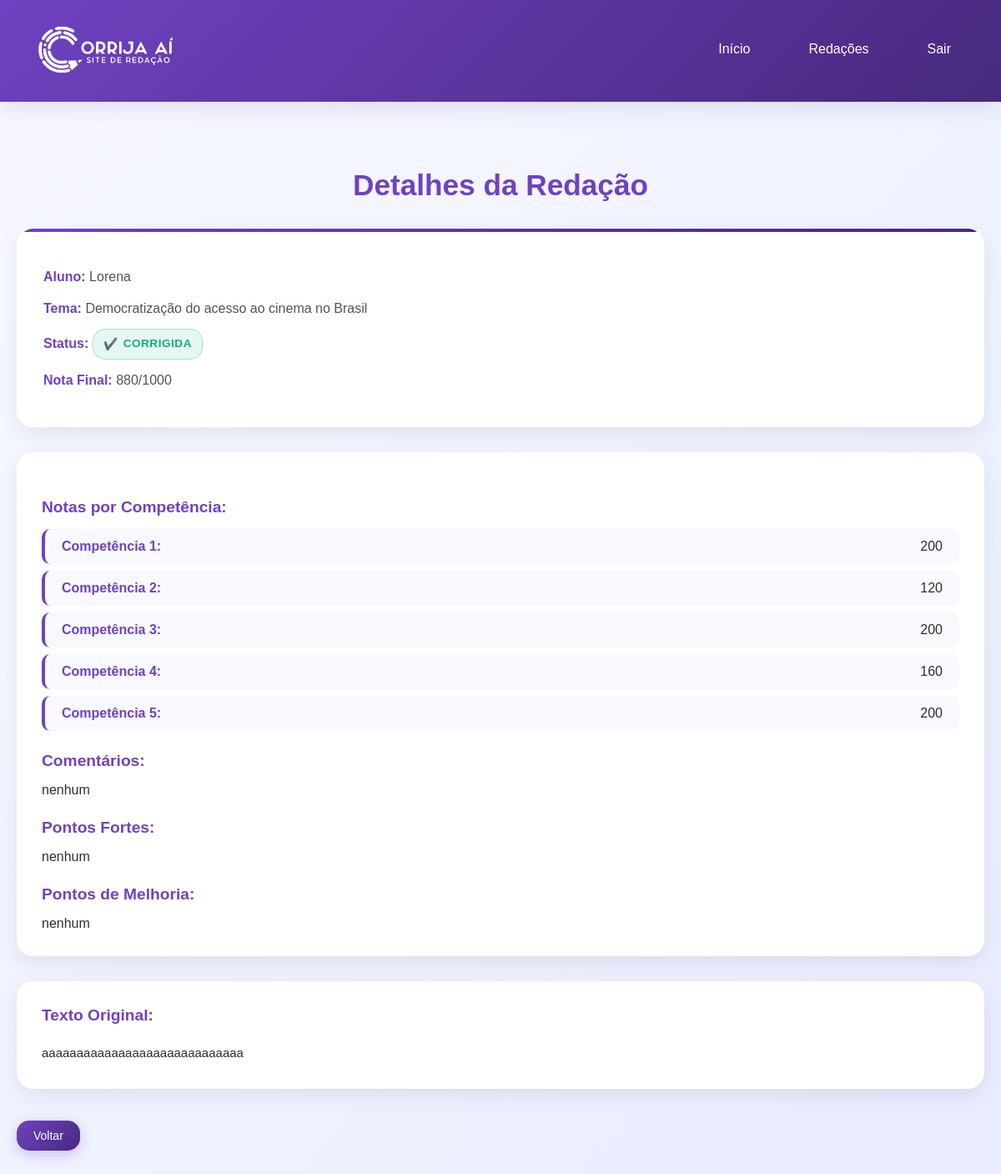
The app's page /admin/ver_redacao.php?id=redacao_68d42816920429.36054170 (signed in) with its own data.
### tables this page shows
CREATE TABLE IF NOT EXISTS `redacoes` (
  `id` varchar(255) NOT NULL,
  `usuario_id` int NOT NULL,
  `aluno_nome` varchar(100) NOT NULL,
  `tema` varchar(255) NOT NULL,
  `titulo` varchar(255) DEFAULT NULL,
  `texto` text NOT NULL,
  `data_envio` datetime NOT NULL,
  `status` varchar(50) NOT NULL DEFAULT 'pendente',
  `c1` int DEFAULT '0',
  `c2` int DEFAULT '0',
  `c3` int DEFAULT '0',
  `c4` int DEFAULT '0',
  `c5` int DEFAULT '0',
  `nota_final` int DEFAULT '0',
  `comentarios` text,
  `pontos_fortes` text,
  `pontos_melhoria` text,
  PRIMARY KEY (`id`),
  KEY `usuario_id` (`usuario_id`)
);

### admin/ver_redacao.php (the view, shortened to what this page needs)
<?php
require_once '../config.php';
$redacao_id = $_GET['id'] ?? null;
$stmt = $pdo->prepare("SELECT * FROM redacoes WHERE id = ?");
$stmt->execute([$redacao_id]);
$redacao = $stmt->fetch(PDO::FETCH_ASSOC);
?>
<!DOCTYPE html>
<html lang="pt-br">
<head>
    <link rel="stylesheet" href="css/style.css">
</head>
<body>
    <?php include 'header.php'; ?>
    <div class="container">
        <h2>Detalhes da Redação</h2>
        <div class="redacao-info">
            <p><strong>Aluno:</strong> <?php echo htmlspecialchars($redacao['aluno_nome']); ?></p>
            <p><strong>Tema:</strong> <?php echo htmlspecialchars($redacao['tema']); ?></p>
            <p><strong>Status:</strong> <span class="status-<?php echo $redacao['status']; ?>"><?php echo ucfirst($redacao['status']); ?></span></p>
            <?php if ($redacao['status'] === 'corrigida'): ?>
                <p><strong>Nota Final:</strong> <?php echo $redacao['nota_final']; ?>/1000</p>
            <?php endif; ?>
        </div>
        <?php if ($redacao['status'] === 'corrigida'): ?>
            <div class="correcao-details">
                <h4>Notas por Competência:</h4>
                <ul>
                    <li><strong>Competência 1:</strong> <?php echo $redacao['c1']; ?></li>
                    <li><strong>Competência 2:</strong> <?php echo $redacao['c2']; ?></li>
                    <li><strong>Competência 3:</strong> <?php echo $redacao['c3']; ?></li>
                    <li><strong>Competência 4:</strong> <?php echo $redacao['c4']; ?></li>
                    <li><strong>Competência 5:</strong> <?php echo $redacao['c5']; ?></li>
                </ul>
                <h4>Comentários:</h4>
                <p><?php echo nl2br(htmlspecialchars($redacao['comentarios'])); ?></p>
                <h4>Pontos Fortes:</h4>
                <p><?php echo nl2br(htmlspecialchars($redacao['pontos_fortes'])); ?></p>
                <h4>Pontos de Melhoria:</h4>
                <p><?php echo nl2br(htmlspecialchars($redacao['pontos_melhoria'])); ?></p>
            </div>
        <?php endif; ?>
        <div class="texto-redacao">
            <h4>Texto Original:</h4>
            <p style="white-space: pre-wrap;"><?php echo htmlspecialchars($redacao['texto']); ?></p>
        </div>
        <br>
        <a href="redacoes.php" class="btn">Voltar</a>
    </div>
</body>
</html>

### admin/css/style.css (style rules this page uses)
:root { --mainColor: #6f42c1; --hoverColor: #47297e; --backgroundColor: #ffffff; --darkOne: #6f42c1; --darkTwo: #45424b; --lightOne: #2e2e2e; --lightTwo: #535353; --successColor: #10ac84; --warningColor: #feca57; --pendingColor: #ff9f43; --errorColor: #e74c3c; }
*, *::before, *::after { padding: 0; margin: 0; box-sizing: border-box; font-family: "Poppins", sans-serif; }
body { font-family: "Poppins", sans-serif; background: linear-gradient(135deg, #f8f9ff, #e8ecff); color: var(--lightOne); min-height: 100vh; }
.container { max-width: 1400px; margin: 0 auto; padding: 40px 20px; }
h2 { font-size: 2.2rem; font-weight: 700; color: var(--darkOne); margin-bottom: 30px; text-align: center; }
.status-pendente, .status-corrigida { display: inline-flex; align-items: center; gap: 6px; padding: 6px 12px; border-radius: 15px; font-weight: 600; font-size: 0.85rem; text-transform: uppercase; letter-spacing: 0.5px; }
.status-corrigida { background: rgba(16, 172, 132, 0.1); color: var(--successColor); border: 1px solid rgba(16, 172, 132, 0.3); }
.status-corrigida::before { content: '✔️'; font-size: 14px; }
.btn { display: inline-flex; align-items: center; gap: 8px; padding: 10px 20px; color: white; background: linear-gradient(135deg, var(--mainColor), var(--hoverColor)); border-radius: 15px; text-decoration: none; transition: all 0.3s ease; font-weight: 500; font-size: 14px; border: none; cursor: pointer; box-shadow: 0 4px 15px rgba(111, 66, 193, 0.3); position: relative; overflow: hidden; }
.btn::before { content: ''; position: absolute; top: 0; left: -100%; width: 100%; height: 100%; background: linear-gradient(90deg, transparent, rgba(255, 255, 255, 0.2), transparent); transition: left 0.5s; }
.redacao-info { background: white; padding: 30px; border-radius: 20px; margin-bottom: 30px; box-shadow: 0 8px 25px rgba(0, 0, 0, 0.08); border: 2px solid transparent; transition: all 0.3s ease; position: relative; overflow: hidden; }
.redacao-info::before { content: ''; position: absolute; top: 0; left: 0; right: 0; height: 4px; background: linear-gradient(135deg, var(--mainColor), var(--hoverColor)); }
.redacao-info p { margin-bottom: 12px; line-height: 1.6; color: var(--lightTwo); }
.redacao-info strong { color: var(--darkOne); }
.correcao-details { background: white; padding: 30px; border-radius: 20px; margin-bottom: 30px; box-shadow: 0 8px 25px rgba(0, 0, 0, 0.08); }
.correcao-details h4 { color: var(--darkOne); margin: 25px 0 15px 0; font-size: 1.2rem; font-weight: 600; }
.correcao-details ul { list-style: none; padding: 0; }
.correcao-details li { background: #f8f9ff; padding: 12px 20px; margin-bottom: 8px; border-radius: 10px; border-left: 4px solid var(--mainColor); display: flex; justify-content: space-between; align-items: center; }
.correcao-details li strong { color: var(--darkOne); }
.texto-redacao { background: white; padding: 30px; border-radius: 20px; box-shadow: 0 8px 25px rgba(0, 0, 0, 0.08); margin-bottom: 20px; }
.texto-redacao h4 { color: var(--darkOne); margin-bottom: 20px; font-size: 1.2rem; font-weight: 600; }
.texto-redacao p { line-height: 1.8; color: var(--lightOne); font-size: 15px; }

### records on screen
redacoes: aluno_nome "Lorena", tema "Democratização do acesso ao cinema no Brasil", status "CORRIGIDA", nota_final "880", c1 "200", c2 "120", c3 "200", c4 "160", c5 "200", comentarios "nenhum", pontos_fortes "nenhum", pontos_melhoria "nenhum", texto "aaaaaaaaaaaaaaaaaaaaaaaaaaaaa"
